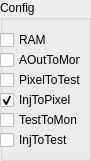
     <widget class="QGroupBox" name="groupBox_6">
      <property name="geometry">
       <rect>
        <x>320</x>
        <y>100</y>
        <width>91</width>
        <height>161</height>
       </rect>
      </property>
      <property name="title">
       <string>Config</string>
      </property>
      <widget class="QCheckBox" name="checkbox_InjToTest">
       <property name="geometry">
        <rect>
         <x>0</x>
         <y>130</y>
         <width>81</width>
         <height>20</height>
        </rect>
       </property>
       <property name="text">
        <string>InjToTest</string>
       </property>
      </widget>
      <widget class="QCheckBox" name="checkbox_RAM">
       <property name="geometry">
        <rect>
         <x>0</x>
         <y>30</y>
         <width>81</width>
         <height>20</height>
        </rect>
       </property>
       <property name="text">
        <string>RAM</string>
       </property>
      </widget>
      <widget class="QCheckBox" name="checkbox_PixelToTest">
       <property name="geometry">
        <rect>
         <x>0</x>
         <y>70</y>
         <width>81</width>
         <height>20</height>
        </rect>
       </property>
       <property name="text">
        <string>PixelToTest</string>
       </property>
      </widget>
      <widget class="QCheckBox" name="checkbox_TestToMon">
       <property name="geometry">
        <rect>
         <x>0</x>
         <y>110</y>
         <width>81</width>
         <height>20</height>
        </rect>
       </property>
       <property name="text">
        <string>TestToMon</string>
       </property>
      </widget>
      <widget class="QCheckBox" name="checkbox_InjToPixel">
       <property name="geometry">
        <rect>
         <x>0</x>
         <y>90</y>
         <width>81</width>
         <height>20</height>
        </rect>
       </property>
       <property name="text">
        <string>InjToPixel</string>
       </property>
       <property name="checked">
        <bool>true</bool>
       </property>
      </widget>
      <widget class="QCheckBox" name="checkbox_AOutToMon">
       <property name="geometry">
        <rect>
         <x>0</x>
         <y>50</y>
         <width>81</width>
         <height>20</height>
        </rect>
       </property>
       <property name="text">
        <string>AOutToMon</string>
       </property>
       <property name="checked">
        <bool>false</bool>
       </property>
      </widget>
     </widget>
